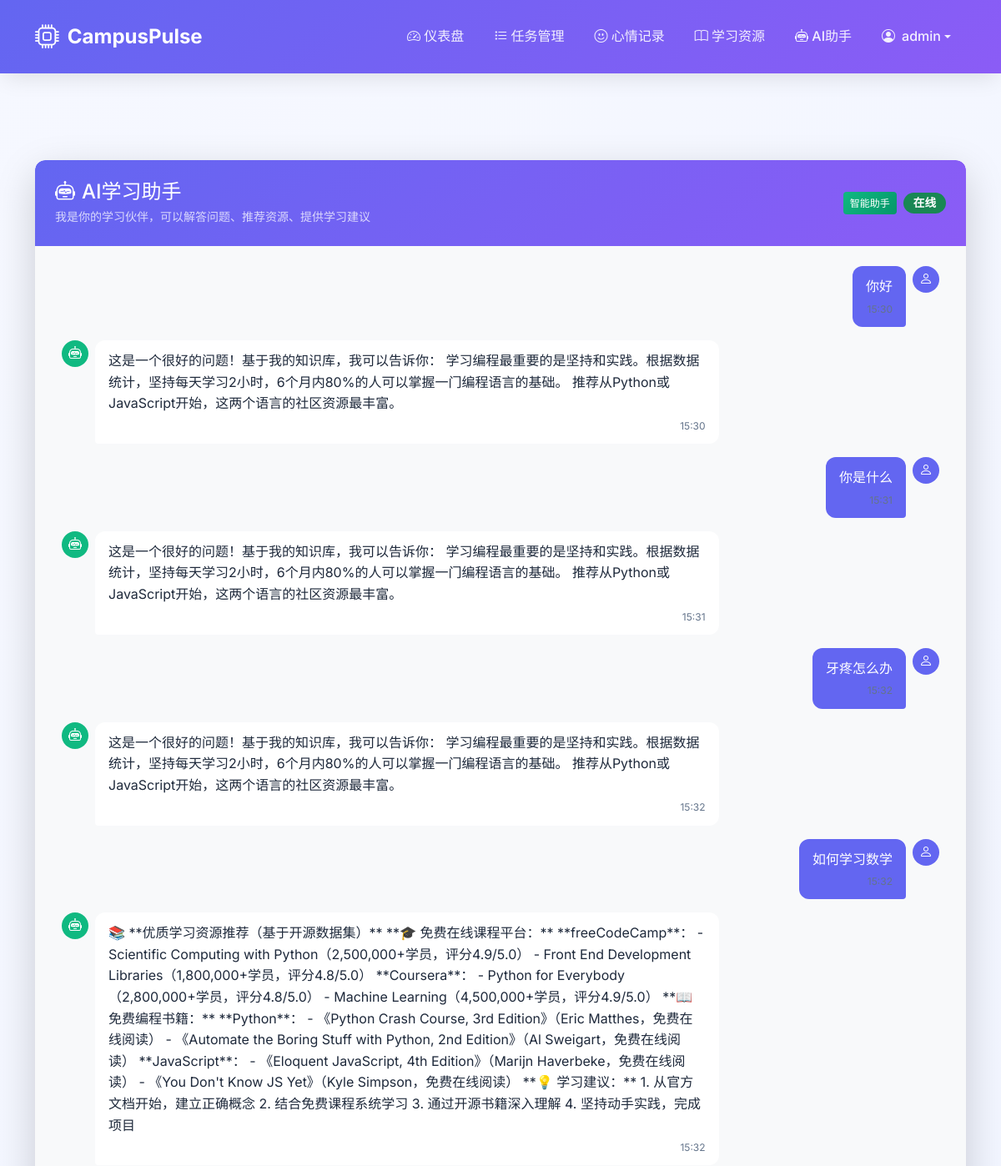
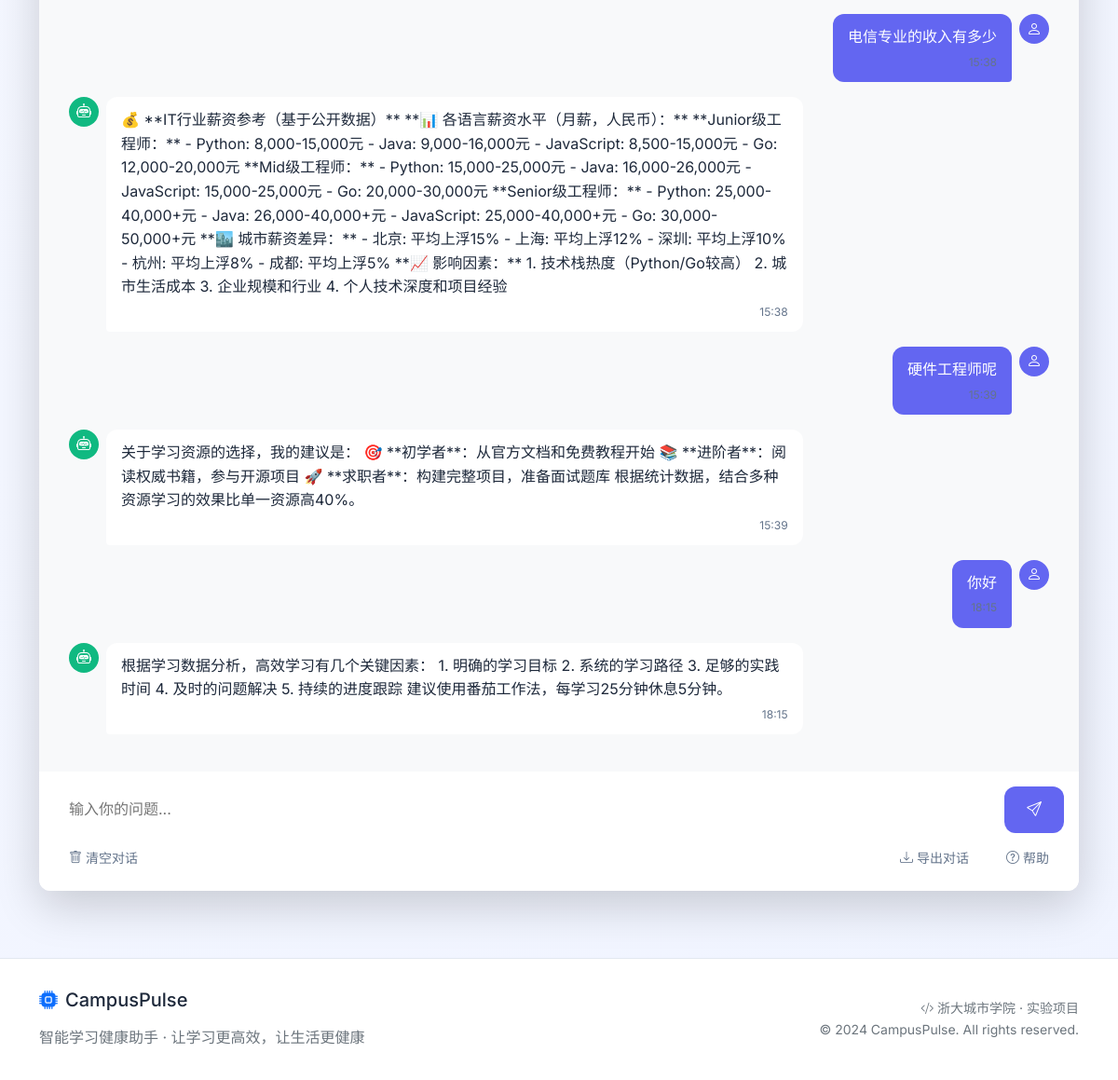
The page /chat (signed in) on the database its author committed (2 pictures, top to bottom).
### models.py (models this page shows, shortened)
class User(db.Model):
    __tablename__ = 'users'
    id = db.Column(db.Integer, primary_key=True)
    username = db.Column(db.String(80), unique=True, nullable=False)
    email = db.Column(db.String(120), unique=True, nullable=False)
    password_hash = db.Column(db.String(200), nullable=False)
    created_at = db.Column(db.DateTime, default=datetime.utcnow)
    tasks = db.relationship('Task', backref='user', lazy=True, cascade='all, delete-orphan')
    mood_logs = db.relationship('MoodLog', backref='user', lazy=True, cascade='all, delete-orphan')
    chat_messages = db.relationship('ChatMessage', backref='user', lazy=True, cascade='all, delete-orphan')
    @property
    def is_authenticated(self):
        return True

class ChatMessage(db.Model):
    __tablename__ = 'chat_messages'
    id = db.Column(db.Integer, primary_key=True)
    user_id = db.Column(db.Integer, db.ForeignKey('users.id'), nullable=False)
    message = db.Column(db.Text, nullable=False)
    response = db.Column(db.Text)
    is_ai = db.Column(db.Boolean, default=False)
    created_at = db.Column(db.DateTime, default=datetime.utcnow)

### app.py (the view)
@app.route('/chat')
@login_required
def chat():
    chat_history = ChatMessage.query.filter_by(user_id=current_user.id)\
                                   .order_by(ChatMessage.created_at.asc())\
                                   .limit(50)\
                                   .all()
    return render_template('chat.html',
                          chat_history=chat_history,
                          ai_enabled=your_ai_client is not None)

### app.py (called while the page is built)
@login_manager.user_loader
def load_user(user_id):
    return User.query.get(int(user_id))

### templates/chat.html (shortened to what this page needs)
{% extends "base.html" %}
{% block content %}
<div class="row">
    <div class="col-12">
        <div class="card border-0 shadow-lg">
            <div class="chat-header">
                <div class="d-flex justify-content-between align-items-center">
                    <div>
                        <h4 class="mb-1">
                            <i class="bi bi-robot me-2"></i>AI学习助手
                        </h4>
                        <p class="mb-0 small opacity-75">
                            我是你的学习伙伴，可以解答问题、推荐资源、提供学习建议
                        </p>
                    </div>
                    <div class="d-flex align-items-center">
                        <span class="ai-tag">智能助手</span>
                        {% if ai_enabled %}
                        <span class="badge bg-success ms-2">在线</span>
                        {% else %}
                        <span class="badge bg-danger ms-2">离线</span>
                        {% endif %}
                    </div>
                </div>
            </div>
            <div class="chat-messages" id="chatMessages">
                {% if chat_history %}
                    {% for msg in chat_history %}
                    <div class="message {% if msg.is_ai %}message-ai{% else %}message-user{% endif %}">
                        {% if msg.is_ai %}
                        <div class="message-avatar ai-avatar">
                            <i class="bi bi-robot"></i>
                        </div>
                        <div class="message-content ai-message">
                            <div class="message-text">{{ msg.response or msg.message }}</div>
                            <div class="message-time">{{ msg.created_at.strftime('%H:%M') }}</div>
                        </div>
                        {% else %}
                        <div class="message-content user-message">
                            <div class="message-text">{{ msg.message }}</div>
                            <div class="message-time">{{ msg.created_at.strftime('%H:%M') }}</div>
                        </div>
                        <div class="message-avatar user-avatar">
                            <i class="bi bi-person"></i>
                        </div>
                        {% endif %}
                    </div>
                    {% endfor %}
                {% endif %}
            </div>
            <div class="chat-input-container">
                <form id="chatForm">
                    <div class="chat-input">
                        <textarea id="chatInput" rows="1" placeholder="输入你的问题..."
                                  {% if not ai_enabled %}disabled placeholder="AI功能未启用"{% endif %}></textarea>
                        <button type="submit" class="send-btn hover-lift" id="sendBtn"
                                {% if not ai_enabled %}disabled{% endif %}>
                            <i class="bi bi-send"></i>
                        </button>
                    </div>
                    <div class="chat-actions">
                        <button type="button" class="action-btn hover-lift" id="clearChatBtn">
                            <i class="bi bi-trash me-1"></i>清空对话
                        </button>
                        <div class="flex-grow-1"></div>
                        <button type="button" class="action-btn hover-lift" id="exportChatBtn">
                            <i class="bi bi-download me-1"></i>导出对话
                        </button>
                        <button type="button" class="action-btn hover-lift" id="helpBtn">
                            <i class="bi bi-question-circle me-1"></i>帮助
                        </button>
                    </div>
                </form>
            </div>
        </div>
    </div>
</div>
{% endblock %}

### templates/base.html (shortened to what this page needs)
<!DOCTYPE html>
<html lang="zh-CN">
<head>
    <link href="https://cdn.jsdelivr.net/npm/bootstrap@5.1.3/dist/css/bootstrap.min.css" rel="stylesheet">
    <link rel="stylesheet" href="https://cdn.jsdelivr.net/npm/bootstrap-icons@1.10.0/font/bootstrap-icons.css">
</head>
<body>
    <nav class="navbar navbar-expand-lg navbar-dark">
        <div class="container">
            <a class="navbar-brand" href="{{ url_for('dashboard') }}">
                <i class="bi bi-cpu"></i> CampusPulse
            </a>
            {% if current_user.is_authenticated %}
            <div class="collapse navbar-collapse" id="navbarNav">
                <ul class="navbar-nav ms-auto">
                    <li class="nav-item">
                        <a class="nav-link {% if request.path == url_for('dashboard') %}active{% endif %}"
                           href="{{ url_for('dashboard') }}">
                            <i class="bi bi-speedometer2"></i> 仪表盘
                        </a>
                    </li>
                    <li class="nav-item">
                        <a class="nav-link {% if request.path == url_for('tasks') %}active{% endif %}"
                           href="{{ url_for('tasks') }}">
                            <i class="bi bi-list-task"></i> 任务管理
                        </a>
                    </li>
                    <li class="nav-item">
                        <a class="nav-link {% if request.path == url_for('mood') %}active{% endif %}"
                           href="{{ url_for('mood') }}">
                            <i class="bi bi-emoji-smile"></i> 心情记录
                        </a>
                    </li>
                    <li class="nav-item">
                        <a class="nav-link {% if request.path == url_for('resources') %}active{% endif %}"
                           href="{{ url_for('resources') }}">
                            <i class="bi bi-book"></i> 学习资源
                        </a>
                    </li>
                    <li class="nav-item">
                        <a class="nav-link {% if request.path == url_for('ai_assistant') %}active{% endif %}"
                        href="{{( 'ai_assistant') }}">
                            <i class="bi bi-robot"></i> AI助手
                        </a >
                    </li>
                    <li class="nav-item dropdown">
                        <a class="nav-link dropdown-toggle d-flex align-items-center" href="#" id="userDropdown"
                           role="button" data-bs-toggle="dropdown">
                            <i class="bi bi-person-circle me-2"></i>
                            <span>{{ current_user.username }}</span>
                        </a>
                    </li>
                </ul>
            </div>
            {% endif %}
        </div>
    </nav>
    <div class="navbar-placeholder"></div>
    <main class="container my-4 fade-in">
        {% block content %}{% endblock %}
    </main>
    <footer>
        <div class="container">
            <div class="row align-items-center">
                <div class="col-md-6">
                    <h5 class="mb-3">
                        <i class="bi bi-cpu-fill text-primary me-2"></i>CampusPulse
                    </h5>
                    <p class="text-muted mb-0">
                        智能学习健康助手 · 让学习更高效，让生活更健康
                    </p>
                </div>
                <div class="col-md-6 text-md-end">
                    <p class="text-muted small mb-0">
                        <i class="bi bi-code-slash"></i> 浙大城市学院 · 实验项目
                        <br>
                        <span class="text-muted">© 2024 CampusPulse. All rights reserved.</span>
                    </p>
                </div>
            </div>
        </div>
    </footer>
<div class="toast-container position-fixed bottom-0 end-0 p-3" style="z-index: 1050;">
</div>
</body>
</html>

### templates/base.html (style rules this page uses)
:root { --primary: #6366f1; --primary-dark: #4f46e5; --secondary: #8b5cf6; --success: #10b981; --warning: #f59e0b; --danger: #ef4444; --info: #06b6d4; --light: #f8fafc; --dark: #1e293b; --gray: #64748b; --gray-light: #e2e8f0; --radius: 12px; --shadow: 0 10px 25px -5px rgba(0, 0, 0, 0.1); --shadow-sm: 0 4px 6px -1px rgba(0, 0, 0, 0.1); --transition: all 0.3s ease; }
* { margin: 0; padding: 0; box-sizing: border-box; }
body { font-family: 'Inter', 'Segoe UI', sans-serif; background: linear-gradient(135deg, #f6f8ff 0%, #f0f4ff 100%); color: var(--dark); min-height: 100vh; line-height: 1.6; padding-top: 0 !important; margin-top: 0 !important; }
.navbar { background: linear-gradient(135deg, var(--primary) 0%, var(--secondary) 100%); backdrop-filter: blur(10px); box-shadow: var(--shadow); padding: 1rem 0; transition: var(--transition); position: sticky !important; top: 0 !important; z-index: 1030 !important; width: 100% !important; }
.navbar-brand { font-weight: 700; font-size: 1.5rem; color: white !important; display: flex; align-items: center; gap: 10px; }
.navbar-brand i { font-size: 1.8rem; animation: pulse 2s infinite; }
.nav-link { color: rgba(255, 255, 255, 0.9) !important; font-weight: 500; padding: 0.5rem 1rem !important; border-radius: 8px; transition: var(--transition); margin: 0 2px; }
.navbar-placeholder { height: 80px; width: 100%; display: block; }
main.container { margin-top: 0 !important; padding-top: 0 !important; min-height: calc(100vh - 150px); position: relative; }
.card { border: none; border-radius: var(--radius); box-shadow: var(--shadow-sm); transition: var(--transition); overflow: hidden; background: white; margin-bottom: 1.5rem; }
.badge { padding: 0.35rem 0.75rem; border-radius: 20px; font-weight: 600; font-size: 0.85rem; }
footer { background: white; border-top: 1px solid var(--gray-light); margin-top: 3rem; padding: 2rem 0; }
.fade-in { animation: fadeIn 0.6s ease-out; }
html { scroll-padding-top: 80px; }

### templates/chat.html (style rules this page uses)
.chat-header { background: linear-gradient(135deg, var(--primary) 0%, var(--secondary) 100%); color: white; padding: 1.5rem; border-radius: var(--radius) var(--radius) 0 0; }
.chat-messages { flex: 1; overflow-y: auto; padding: 1.5rem; background: #f8f9fa; }
.message { margin-bottom: 1rem; display: flex; animation: fadeIn 0.3s ease; }
.message-user { justify-content: flex-end; }
.message-ai { justify-content: flex-start; }
.message-content { max-width: 70%; padding: 0.75rem 1rem; border-radius: var(--radius); position: relative; word-wrap: break-word; }
.user-message { background: var(--primary); color: white; border-bottom-right-radius: 4px; }
.ai-message { background: white; border: 1px solid var(--border); border-bottom-left-radius: 4px; }
.message-avatar { width: 32px; height: 32px; border-radius: 50%; display: flex; align-items: center; justify-content: center; margin: 0 0.5rem; flex-shrink: 0; }
.user-avatar { background: var(--primary); color: white; }
.ai-avatar { background: var(--success); color: white; }
.message-time { font-size: 0.75rem; color: var(--gray); margin-top: 0.25rem; text-align: right; }
.chat-input-container { padding: 1rem; background: white; border-top: 1px solid var(--border); border-radius: 0 0 var(--radius) var(--radius); }
.chat-input { display: flex; gap: 0.5rem; }
#chatInput { flex: 1; border: 1px solid var(--border); border-radius: var(--radius); padding: 0.75rem 1rem; resize: none; font-family: inherit; }
.send-btn { background: var(--primary); color: white; border: none; border-radius: var(--radius); padding: 0.75rem 1.5rem; cursor: pointer; transition: var(--transition); }
.chat-actions { display: flex; gap: 0.5rem; margin-top: 0.5rem; }
.action-btn { padding: 0.5rem 1rem; border: 1px solid var(--border); border-radius: var(--radius); background: white; color: var(--gray); cursor: pointer; transition: var(--transition); font-size: 0.875rem; }
.ai-tag { background: linear-gradient(135deg, #10b981 0%, #059669 100%); color: white; padding: 0.25rem 0.5rem; border-radius: 4px; font-size: 0.75rem; font-weight: 500; margin-left: 0.5rem; }

### rows shown on the page
User: username "admin"
ChatMessage: message "你好"
ChatMessage: response "这是一个很好的问题！基于我的知识库，我可以告诉你： 学习编程最重要的是坚持和实践。根据数据统计，坚持每天学习2小时，6个月内80%的人可以掌握一门编程语言的基础。 推荐从Python或JavaScript开始，这两个语言的社区资源最丰富。", created_at "15:30"
ChatMessage: message "你是什么"
ChatMessage: response "这是一个很好的问题！基于我的知识库，我可以告诉你： 学习编程最重要的是坚持和实践。根据数据统计，坚持每天学习2小时，6个月内80%的人可以掌握一门编程语言的基础。 推荐从Python或JavaScript开始，这两个语言的社区资源最丰富。", created_at "15:31"
ChatMessage: message "牙疼怎么办"
ChatMessage: response "这是一个很好的问题！基于我的知识库，我可以告诉你： 学习编程最重要的是坚持和实践。根据数据统计，坚持每天学习2小时，6个月内80%的人可以掌握一门编程语言的基础。 推荐从Python或JavaScript开始，这两个语言的社区资源最丰富。", created_at "15:32"
ChatMessage: message "如何学习数学"
ChatMessage: response "📚 **优质学习资源推荐（基于开源数据集）** **🎓 免费在线课程平台：** **freeCodeCamp**： - Scientific Computing with Python（2,500,000+学员，评分4.9/5.0） - Front End Development Libraries（1,800,000+学员，评分4.8/5.0） **Coursera**： - Python for Everybody（2,800,000+学员，评分4.8/5.0） - Machine Learning（4,500,000+学员，评分4.9/5.0） **📖 免费编程书籍：** **Python**： - 《Python Crash Course, 3rd Edition》（Eric Matthes，免费在线阅读） - 《Automate the Boring Stuff with Python, 2nd Edition》（Al Sweigart，免费在线阅读） **JavaScript**： - 《Eloquent JavaScript, 4th Edition》（Marijn Haverbeke，免费在线阅读） - 《You Don't Know JS Yet》（Kyle Simpson，免费在线阅读） **💡 学习建议：** 1. 从官方文档开始，建立正确概念 2. 结合免费课程系统学习 3. 通过开源书籍深入理解 4. 坚持动手实践，完成项目", created_at "15:32"
ChatMessage: message "电信专业的收入有多少"
ChatMessage: response "💰 **IT行业薪资参考（基于公开数据）** **📊 各语言薪资水平（月薪，人民币）：** **Junior级工程师：** - Python: 8,000-15,000元 - Java: 9,000-16,000元 - JavaScript: 8,500-15,000元 - Go: 12,000-20,000元 **Mid级工程师：** - Python: 15,000-25,000元 - Java: 16,000-26,000元 - JavaScript: 15,000-25,000元 - Go: 20,000-30,000元 **Senior级工程师：** - Python: 25,000-40,000+元 - Java: 26,000-40,000+元 - JavaScript: 25,000-40,000+元 - Go: 30,000-50,000+元 **🏙️ 城市薪资差异：** - 北京: 平均上浮15% - 上海: 平均上浮12% - 深圳: 平均上浮10% - 杭州: 平均上浮8% - 成都: 平均上浮5% **📈 影响因素：** 1. 技术栈热度（Python/Go较高） 2. 城市生活成本 3. 企业规模和行业 4. 个人技术深度和项目经验", created_at "15:38"
ChatMessage: message "硬件工程师呢"
ChatMessage: response "关于学习资源的选择，我的建议是： 🎯 **初学者**：从官方文档和免费教程开始 📚 **进阶者**：阅读权威书籍，参与开源项目 🚀 **求职者**：构建完整项目，准备面试题库 根据统计数据，结合多种资源学习的效果比单一资源高40%。", created_at "15:39"
ChatMessage: message "你好"
ChatMessage: response "根据学习数据分析，高效学习有几个关键因素： 1. 明确的学习目标 2. 系统的学习路径 3. 足够的实践时间 4. 及时的问题解决 5. 持续的进度跟踪 建议使用番茄工作法，每学习25分钟休息5分钟。", created_at "18:15"
